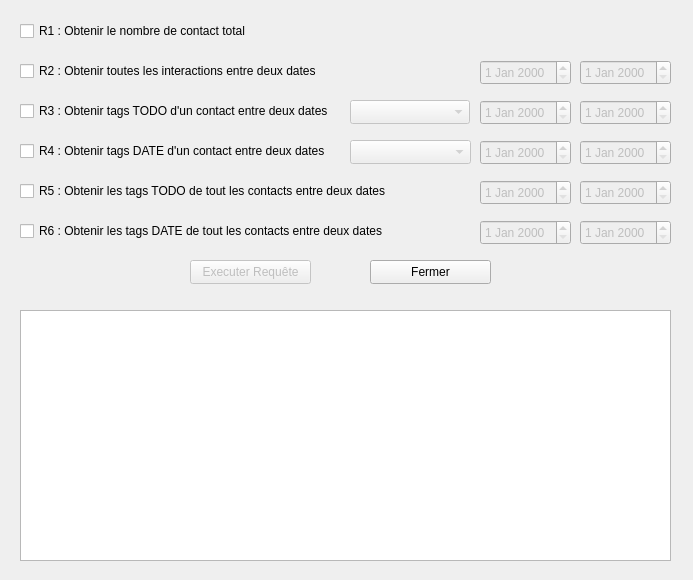
<?xml version="1.0" encoding="UTF-8"?>
<ui version="4.0">
 <class>UI_RequestContact</class>
 <widget class="QWidget" name="UI_RequestContact">
  <property name="windowModality">
   <enum>Qt::ApplicationModal</enum>
  </property>
  <property name="geometry">
   <rect>
    <x>0</x>
    <y>0</y>
    <width>693</width>
    <height>580</height>
   </rect>
  </property>
  <property name="windowTitle">
   <string>Requêtes</string>
  </property>
  <property name="windowIcon">
   <iconset resource="../ressources.qrc">
    <normaloff>:/Ressources/Icons/RequestContact.png</normaloff>:/Ressources/Icons/RequestContact.png</iconset>
  </property>
  <widget class="QPlainTextEdit" name="PT_ShowResults">
   <property name="enabled">
    <bool>true</bool>
   </property>
   <property name="geometry">
    <rect>
     <x>20</x>
     <y>310</y>
     <width>651</width>
     <height>251</height>
    </rect>
   </property>
   <property name="readOnly">
    <bool>true</bool>
   </property>
  </widget>
  <widget class="QCheckBox" name="CB_R1">
   <property name="geometry">
    <rect>
     <x>20</x>
     <y>20</y>
     <width>561</width>
     <height>22</height>
    </rect>
   </property>
   <property name="text">
    <string>R1 : Obtenir le nombre de contact total</string>
   </property>
   <property name="shortcut">
    <string>&amp;</string>
   </property>
  </widget>
  <widget class="QCheckBox" name="CB_R2">
   <property name="geometry">
    <rect>
     <x>20</x>
     <y>60</y>
     <width>561</width>
     <height>22</height>
    </rect>
   </property>
   <property name="text">
    <string>R2 : Obtenir toutes les interactions entre deux dates</string>
   </property>
   <property name="shortcut">
    <string>É</string>
   </property>
  </widget>
  <widget class="QDateEdit" name="DE_DateDebutR2">
   <property name="enabled">
    <bool>false</bool>
   </property>
   <property name="geometry">
    <rect>
     <x>480</x>
     <y>60</y>
     <width>91</width>
     <height>25</height>
    </rect>
   </property>
  </widget>
  <widget class="QDateEdit" name="DE_DateFinR2">
   <property name="enabled">
    <bool>false</bool>
   </property>
   <property name="geometry">
    <rect>
     <x>580</x>
     <y>60</y>
     <width>91</width>
     <height>25</height>
    </rect>
   </property>
  </widget>
  <widget class="QDateEdit" name="DE_DateDebutR3">
   <property name="enabled">
    <bool>false</bool>
   </property>
   <property name="geometry">
    <rect>
     <x>480</x>
     <y>100</y>
     <width>91</width>
     <height>25</height>
    </rect>
   </property>
  </widget>
  <widget class="QDateEdit" name="DE_DateFinR3">
   <property name="enabled">
    <bool>false</bool>
   </property>
   <property name="geometry">
    <rect>
     <x>580</x>
     <y>100</y>
     <width>91</width>
     <height>25</height>
    </rect>
   </property>
  </widget>
  <widget class="QCheckBox" name="CB_R3">
   <property name="geometry">
    <rect>
     <x>20</x>
     <y>100</y>
     <width>331</width>
     <height>22</height>
    </rect>
   </property>
   <property name="text">
    <string>R3 : Obtenir tags TODO d'un contact entre deux dates</string>
   </property>
   <property name="shortcut">
    <string>&quot;</string>
   </property>
  </widget>
  <widget class="QComboBox" name="L_ContactR3">
   <property name="enabled">
    <bool>false</bool>
   </property>
   <property name="geometry">
    <rect>
     <x>350</x>
     <y>100</y>
     <width>120</width>
     <height>24</height>
    </rect>
   </property>
   <property name="font">
    <font>
     <pointsize>8</pointsize>
    </font>
   </property>
   <property name="editable">
    <bool>false</bool>
   </property>
  </widget>
  <widget class="QCheckBox" name="CB_R4">
   <property name="geometry">
    <rect>
     <x>20</x>
     <y>140</y>
     <width>331</width>
     <height>22</height>
    </rect>
   </property>
   <property name="text">
    <string>R4 : Obtenir tags DATE d'un contact entre deux dates</string>
   </property>
   <property name="shortcut">
    <string>'</string>
   </property>
  </widget>
  <widget class="QDateEdit" name="DE_DateFinR4">
   <property name="enabled">
    <bool>false</bool>
   </property>
   <property name="geometry">
    <rect>
     <x>580</x>
     <y>140</y>
     <width>91</width>
     <height>25</height>
    </rect>
   </property>
  </widget>
  <widget class="QComboBox" name="L_ContactR4">
   <property name="enabled">
    <bool>false</bool>
   </property>
   <property name="geometry">
    <rect>
     <x>350</x>
     <y>140</y>
     <width>121</width>
     <height>24</height>
    </rect>
   </property>
   <property name="font">
    <font>
     <pointsize>8</pointsize>
    </font>
   </property>
  </widget>
  <widget class="QDateEdit" name="DE_DateDebutR4">
   <property name="enabled">
    <bool>false</bool>
   </property>
   <property name="geometry">
    <rect>
     <x>480</x>
     <y>140</y>
     <width>91</width>
     <height>25</height>
    </rect>
   </property>
  </widget>
  <widget class="QCheckBox" name="CB_R5">
   <property name="geometry">
    <rect>
     <x>20</x>
     <y>180</y>
     <width>401</width>
     <height>22</height>
    </rect>
   </property>
   <property name="text">
    <string>R5 : Obtenir les tags TODO de tout les contacts entre deux dates</string>
   </property>
   <property name="shortcut">
    <string>(</string>
   </property>
  </widget>
  <widget class="QDateEdit" name="DE_DateFinR5">
   <property name="enabled">
    <bool>false</bool>
   </property>
   <property name="geometry">
    <rect>
     <x>580</x>
     <y>180</y>
     <width>91</width>
     <height>25</height>
    </rect>
   </property>
  </widget>
  <widget class="QDateEdit" name="DE_DateDebutR5">
   <property name="enabled">
    <bool>false</bool>
   </property>
   <property name="geometry">
    <rect>
     <x>480</x>
     <y>180</y>
     <width>91</width>
     <height>25</height>
    </rect>
   </property>
  </widget>
  <widget class="QCheckBox" name="CB_R6">
   <property name="geometry">
    <rect>
     <x>20</x>
     <y>220</y>
     <width>401</width>
     <height>22</height>
    </rect>
   </property>
   <property name="text">
    <string>R6 : Obtenir les tags DATE de tout les contacts entre deux dates</string>
   </property>
   <property name="shortcut">
    <string>-</string>
   </property>
  </widget>
  <widget class="QDateEdit" name="DE_DateFinR6">
   <property name="enabled">
    <bool>false</bool>
   </property>
   <property name="geometry">
    <rect>
     <x>580</x>
     <y>220</y>
     <width>91</width>
     <height>25</height>
    </rect>
   </property>
  </widget>
  <widget class="QDateEdit" name="DE_DateDebutR6">
   <property name="enabled">
    <bool>false</bool>
   </property>
   <property name="geometry">
    <rect>
     <x>480</x>
     <y>220</y>
     <width>91</width>
     <height>25</height>
    </rect>
   </property>
  </widget>
  <widget class="QPushButton" name="B_ExecuterRequete">
   <property name="enabled">
    <bool>false</bool>
   </property>
   <property name="geometry">
    <rect>
     <x>190</x>
     <y>260</y>
     <width>121</width>
     <height>24</height>
    </rect>
   </property>
   <property name="text">
    <string>Executer Requête</string>
   </property>
   <property name="shortcut">
    <string>Return</string>
   </property>
  </widget>
  <widget class="QPushButton" name="B_Fermer">
   <property name="geometry">
    <rect>
     <x>370</x>
     <y>260</y>
     <width>121</width>
     <height>24</height>
    </rect>
   </property>
   <property name="text">
    <string>Fermer</string>
   </property>
   <property name="shortcut">
    <string>Esc</string>
   </property>
  </widget>
 </widget>
 <tabstops>
  <tabstop>CB_R1</tabstop>
  <tabstop>CB_R2</tabstop>
  <tabstop>DE_DateDebutR2</tabstop>
  <tabstop>DE_DateFinR2</tabstop>
  <tabstop>CB_R3</tabstop>
  <tabstop>L_ContactR3</tabstop>
  <tabstop>DE_DateDebutR3</tabstop>
  <tabstop>DE_DateFinR3</tabstop>
  <tabstop>CB_R4</tabstop>
  <tabstop>L_ContactR4</tabstop>
  <tabstop>DE_DateDebutR4</tabstop>
  <tabstop>DE_DateFinR4</tabstop>
  <tabstop>CB_R5</tabstop>
  <tabstop>DE_DateDebutR5</tabstop>
  <tabstop>DE_DateFinR5</tabstop>
  <tabstop>CB_R6</tabstop>
  <tabstop>DE_DateDebutR6</tabstop>
  <tabstop>DE_DateFinR6</tabstop>
  <tabstop>B_ExecuterRequete</tabstop>
  <tabstop>B_Fermer</tabstop>
  <tabstop>PT_ShowResults</tabstop>
 </tabstops>
 <resources>
  <include location="../ressources.qrc"/>
 </resources>
 <connections>
  <connection>
   <sender>CB_R6</sender>
   <signal>clicked()</signal>
   <receiver>UI_RequestContact</receiver>
   <slot>changementStatusCB()</slot>
   <hints>
    <hint type="sourcelabel">
     <x>25</x>
     <y>235</y>
    </hint>
    <hint type="destinationlabel">
     <x>42</x>
     <y>283</y>
    </hint>
   </hints>
  </connection>
  <connection>
   <sender>CB_R5</sender>
   <signal>clicked()</signal>
   <receiver>UI_RequestContact</receiver>
   <slot>changementStatusCB()</slot>
   <hints>
    <hint type="sourcelabel">
     <x>26</x>
     <y>191</y>
    </hint>
    <hint type="destinationlabel">
     <x>14</x>
     <y>267</y>
    </hint>
   </hints>
  </connection>
  <connection>
   <sender>CB_R4</sender>
   <signal>clicked()</signal>
   <receiver>UI_RequestContact</receiver>
   <slot>changementStatusCB()</slot>
   <hints>
    <hint type="sourcelabel">
     <x>31</x>
     <y>146</y>
    </hint>
    <hint type="destinationlabel">
     <x>8</x>
     <y>182</y>
    </hint>
   </hints>
  </connection>
  <connection>
   <sender>CB_R3</sender>
   <signal>clicked()</signal>
   <receiver>UI_RequestContact</receiver>
   <slot>changementStatusCB()</slot>
   <hints>
    <hint type="sourcelabel">
     <x>25</x>
     <y>110</y>
    </hint>
    <hint type="destinationlabel">
     <x>10</x>
     <y>132</y>
    </hint>
   </hints>
  </connection>
  <connection>
   <sender>CB_R2</sender>
   <signal>clicked()</signal>
   <receiver>UI_RequestContact</receiver>
   <slot>changementStatusCB()</slot>
   <hints>
    <hint type="sourcelabel">
     <x>28</x>
     <y>66</y>
    </hint>
    <hint type="destinationlabel">
     <x>9</x>
     <y>89</y>
    </hint>
   </hints>
  </connection>
  <connection>
   <sender>CB_R1</sender>
   <signal>clicked()</signal>
   <receiver>UI_RequestContact</receiver>
   <slot>changementStatusCB()</slot>
   <hints>
    <hint type="sourcelabel">
     <x>22</x>
     <y>31</y>
    </hint>
    <hint type="destinationlabel">
     <x>9</x>
     <y>46</y>
    </hint>
   </hints>
  </connection>
  <connection>
   <sender>B_Fermer</sender>
   <signal>clicked()</signal>
   <receiver>UI_RequestContact</receiver>
   <slot>close()</slot>
   <hints>
    <hint type="sourcelabel">
     <x>428</x>
     <y>273</y>
    </hint>
    <hint type="destinationlabel">
     <x>596</x>
     <y>279</y>
    </hint>
   </hints>
  </connection>
  <connection>
   <sender>B_ExecuterRequete</sender>
   <signal>clicked()</signal>
   <receiver>UI_RequestContact</receiver>
   <slot>ButtonDoRequest()</slot>
   <hints>
    <hint type="sourcelabel">
     <x>230</x>
     <y>282</y>
    </hint>
    <hint type="destinationlabel">
     <x>327</x>
     <y>297</y>
    </hint>
   </hints>
  </connection>
 </connections>
 <slots>
  <slot>changementStatusCB()</slot>
  <slot>closeEvent()</slot>
  <slot>ButtonDoRequest()</slot>
 </slots>
</ui>
